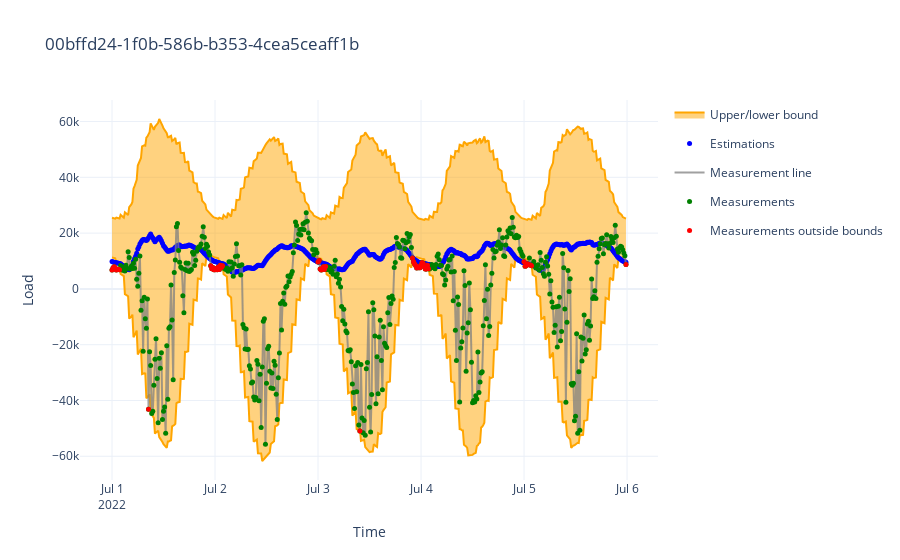
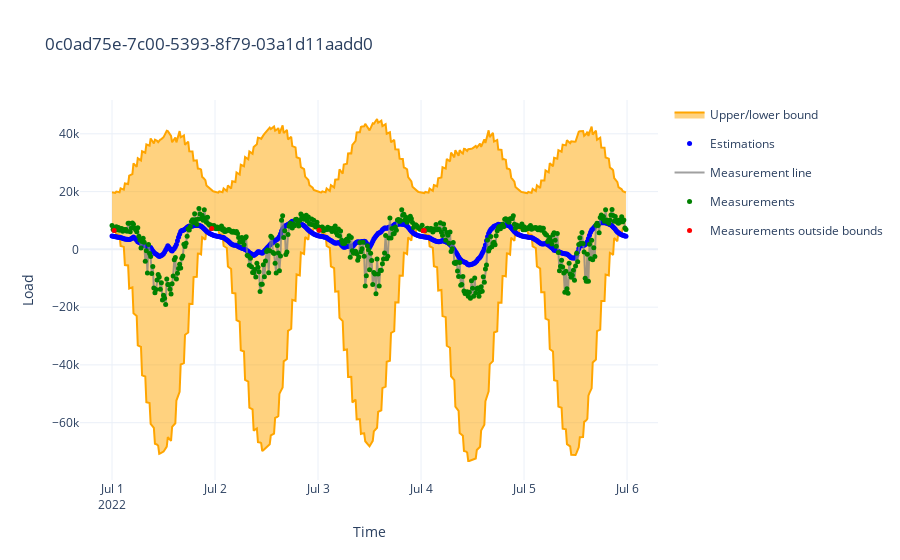
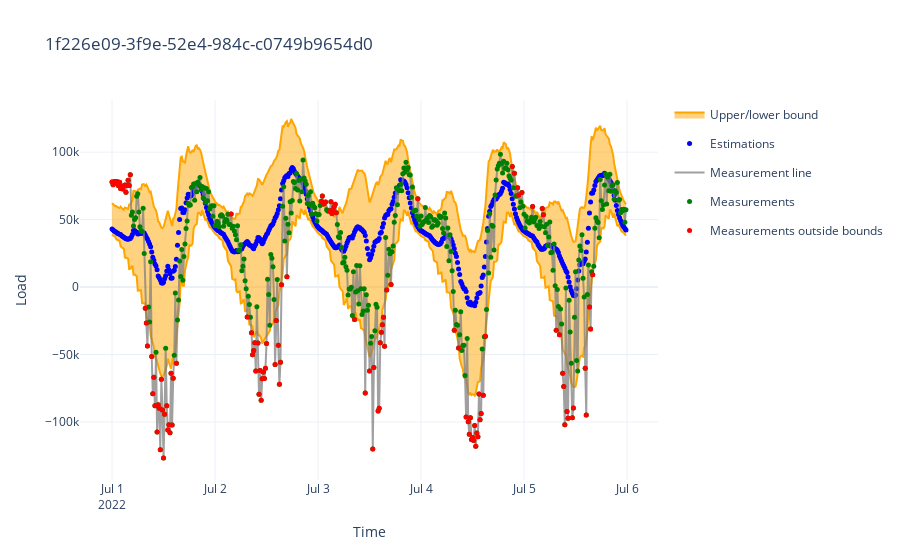
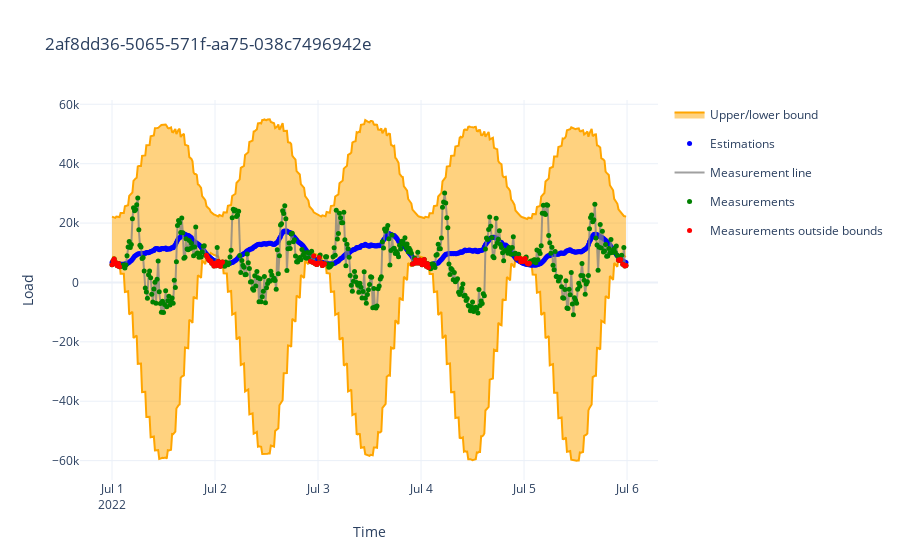

Here is the notebook cell these charts were saved with, in order:
### Code cell
# Plot held out test set
for mrid in TEST_MRIDS:
    test_single_mrid_model(mrid, linreg_model, do_plot=True, days_to_plot=DAYS_TO_PLOT)

### Figure 1 — Plotly figure (JSON) as saved in the notebook; plotly's stock layout.template omitted (floating-point values rounded to 4 significant figures; data arrays with more than 128 entries replaced by an {"elided": "..."} marker saying what was removed)
{"data": [{"legendgroup": "bound", "line": {"color": "orange"}, "mode": "lines", "name": "Lower bound", "showlegend": false, "type": "scatter", "x": {"elided": "480 str values"}, "y": {"elided": "480 float values"}}, {"fill": "tonexty", "legendgroup": "bound", "line": {"color": "orange"}, "mode": "lines", "name": "Upper/lower bound", "opacity": 0.1, "type": "scatter", "x": {"elided": "480 str values"}, "y": {"elided": "480 float values"}}, {"marker": {"color": "blue", "size": 5}, "mode": "markers", "name": "Estimations", "type": "scatter", "x": {"elided": "480 str values"}, "y": {"elided": "480 float values"}}, {"line": {"color": "grey"}, "mode": "lines", "name": "Measurement line", "opacity": 0.75, "type": "scatter", "x": {"elided": "480 str values"}, "y": {"elided": "480 float values"}}, {"marker": {"color": "green", "size": 5}, "mode": "markers", "name": "Measurements", "type": "scatter", "x": {"elided": "480 str values"}, "y": {"elided": "480 float values"}}, {"marker": {"color": "red", "size": 5}, "mode": "markers", "name": "Measurements outside bounds", "type": "scatter", "x": ["2022-07-01T00:00:00+00:00", "2022-07-01T00:15:00+00:00", "2022-07-01T00:30:00+00:00", "2022-07-01T00:45:00+00:00", "2022-07-01T01:00:00+00:00", "2022-07-01T01:15:00+00:00", "2022-07-01T01:30:00+00:00", "2022-07-01T01:45:00+00:00", "2022-07-01T08:30:00+00:00", "2022-07-01T23:00:00+00:00", "2022-07-01T23:15:00+00:00", "2022-07-01T23:30:00+00:00", "2022-07-01T23:45:00+00:00", "2022-07-02T00:00:00+00:00", "2022-07-02T00:15:00+00:00", "2022-07-02T00:30:00+00:00", "2022-07-02T00:45:00+00:00", "2022-07-02T01:00:00+00:00", "2022-07-02T01:15:00+00:00", "2022-07-02T01:30:00+00:00", "2022-07-02T01:45:00+00:00", "2022-07-03T00:00:00+00:00", "2022-07-03T00:15:00+00:00", "2022-07-03T00:30:00+00:00", "2022-07-03T00:45:00+00:00", "2022-07-03T01:00:00+00:00", "2022-07-03T01:15:00+00:00", "2022-07-03T01:30:00+00:00", "2022-07-03T01:45:00+00:00", "2022-07-03T09:45:00+00:00", "2022-07-03T22:00:00+00:00", "2022-07-03T22:15:00+00:00", "2022-07-03T22:30:00+00:00", "2022-07-03T22:45:00+00:00", "2022-07-03T23:00:00+00:00", "2022-07-03T23:15:00+00:00", "2022-07-03T23:30:00+00:00", "2022-07-03T23:45:00+00:00", "2022-07-04T00:00:00+00:00", "2022-07-04T00:15:00+00:00", "2022-07-04T00:30:00+00:00", "2022-07-04T00:45:00+00:00", "2022-07-04T01:00:00+00:00", "2022-07-04T01:15:00+00:00", "2022-07-04T01:30:00+00:00", "2022-07-04T01:45:00+00:00", "2022-07-05T00:00:00+00:00", "2022-07-05T00:15:00+00:00", "2022-07-05T00:30:00+00:00", "2022-07-05T00:45:00+00:00", "2022-07-05T01:00:00+00:00", "2022-07-05T01:30:00+00:00", "2022-07-05T01:45:00+00:00", "2022-07-05T23:45:00+00:00"], "y": [6779.0, 7613.0, 7933.0, 7489.0, 6819.0, 6982.0, 7009.0, 6902.0, -43130.0, 8282.0, 7230.0, 7713.0, 6900.0, 6833.0, 7296.0, 6897.0, 7894.0, 6972.0, 8443.0, 7671.0, 8343.0, 9661.0, 10160.0, 7169.0, 6758.0, 7200.0, 7951.0, 6920.0, 8067.0, -50940.0, 11070.0, 9732.0, 8968.0, 8361.0, 7499.0, 7959.0, 7619.0, 7585.0, 8573.0, 9467.0, 9090.0, 7965.0, 7155.0, 7127.0, 8465.0, 7184.0, 9726.0, 8155.0, 8307.0, 8979.0, 8792.0, 8551.0, 8343.0, 8735.0]}], "layout": {"title": {"text": "00bffd24-1f0b-586b-b353-4cea5ceaff1b"}, "xaxis": {"title": {"text": "Time"}}, "yaxis": {"title": {"text": "Load"}}}}

### Figure 2 — Plotly figure (JSON) as saved in the notebook; plotly's stock layout.template omitted (floating-point values rounded to 4 significant figures; data arrays with more than 128 entries replaced by an {"elided": "..."} marker saying what was removed)
{"data": [{"legendgroup": "bound", "line": {"color": "orange"}, "mode": "lines", "name": "Lower bound", "showlegend": false, "type": "scatter", "x": {"elided": "480 str values"}, "y": {"elided": "480 float values"}}, {"fill": "tonexty", "legendgroup": "bound", "line": {"color": "orange"}, "mode": "lines", "name": "Upper/lower bound", "opacity": 0.1, "type": "scatter", "x": {"elided": "480 str values"}, "y": {"elided": "480 float values"}}, {"marker": {"color": "blue", "size": 5}, "mode": "markers", "name": "Estimations", "type": "scatter", "x": {"elided": "480 str values"}, "y": {"elided": "480 float values"}}, {"line": {"color": "grey"}, "mode": "lines", "name": "Measurement line", "opacity": 0.75, "type": "scatter", "x": {"elided": "480 str values"}, "y": {"elided": "480 float values"}}, {"marker": {"color": "green", "size": 5}, "mode": "markers", "name": "Measurements", "type": "scatter", "x": {"elided": "480 str values"}, "y": {"elided": "480 float values"}}, {"marker": {"color": "red", "size": 5}, "mode": "markers", "name": "Measurements outside bounds", "type": "scatter", "x": ["2022-07-01T00:30:00+00:00", "2022-07-01T23:15:00+00:00", "2022-07-03T00:15:00+00:00", "2022-07-04T00:30:00+00:00", "2022-07-04T00:45:00+00:00"], "y": [6528.0, 7214.0, 6602.0, 6482.0, 6492.0]}], "layout": {"title": {"text": "0c0ad75e-7c00-5393-8f79-03a1d11aadd0"}, "xaxis": {"title": {"text": "Time"}}, "yaxis": {"title": {"text": "Load"}}}}

### Figure 3 — Plotly figure (JSON) as saved in the notebook; plotly's stock layout.template omitted (floating-point values rounded to 4 significant figures; data arrays with more than 128 entries replaced by an {"elided": "..."} marker saying what was removed)
{"data": [{"legendgroup": "bound", "line": {"color": "orange"}, "mode": "lines", "name": "Lower bound", "showlegend": false, "type": "scatter", "x": {"elided": "480 str values"}, "y": {"elided": "480 float values"}}, {"fill": "tonexty", "legendgroup": "bound", "line": {"color": "orange"}, "mode": "lines", "name": "Upper/lower bound", "opacity": 0.1, "type": "scatter", "x": {"elided": "480 str values"}, "y": {"elided": "480 float values"}}, {"marker": {"color": "blue", "size": 5}, "mode": "markers", "name": "Estimations", "type": "scatter", "x": {"elided": "480 str values"}, "y": {"elided": "480 float values"}}, {"line": {"color": "grey"}, "mode": "lines", "name": "Measurement line", "opacity": 0.75, "type": "scatter", "x": {"elided": "480 str values"}, "y": {"elided": "480 float values"}}, {"marker": {"color": "green", "size": 5}, "mode": "markers", "name": "Measurements", "type": "scatter", "x": {"elided": "480 str values"}, "y": {"elided": "480 float values"}}, {"marker": {"color": "red", "size": 5}, "mode": "markers", "name": "Measurements outside bounds", "type": "scatter", "x": {"elided": "131 str values"}, "y": {"elided": "131 float values"}}], "layout": {"title": {"text": "1f226e09-3f9e-52e4-984c-c0749b9654d0"}, "xaxis": {"title": {"text": "Time"}}, "yaxis": {"title": {"text": "Load"}}}}

### Figure 4 — Plotly figure (JSON) as saved in the notebook; plotly's stock layout.template omitted (floating-point values rounded to 4 significant figures; data arrays with more than 128 entries replaced by an {"elided": "..."} marker saying what was removed)
{"data": [{"legendgroup": "bound", "line": {"color": "orange"}, "mode": "lines", "name": "Lower bound", "showlegend": false, "type": "scatter", "x": {"elided": "480 str values"}, "y": {"elided": "480 float values"}}, {"fill": "tonexty", "legendgroup": "bound", "line": {"color": "orange"}, "mode": "lines", "name": "Upper/lower bound", "opacity": 0.1, "type": "scatter", "x": {"elided": "480 str values"}, "y": {"elided": "480 float values"}}, {"marker": {"color": "blue", "size": 5}, "mode": "markers", "name": "Estimations", "type": "scatter", "x": {"elided": "480 str values"}, "y": {"elided": "480 float values"}}, {"line": {"color": "grey"}, "mode": "lines", "name": "Measurement line", "opacity": 0.75, "type": "scatter", "x": {"elided": "480 str values"}, "y": {"elided": "480 float values"}}, {"marker": {"color": "green", "size": 5}, "mode": "markers", "name": "Measurements", "type": "scatter", "x": {"elided": "480 str values"}, "y": {"elided": "480 float values"}}, {"marker": {"color": "red", "size": 5}, "mode": "markers", "name": "Measurements outside bounds", "type": "scatter", "x": ["2022-07-01T00:00:00+00:00", "2022-07-01T00:15:00+00:00", "2022-07-01T00:30:00+00:00", "2022-07-01T00:45:00+00:00", "2022-07-01T01:00:00+00:00", "2022-07-01T01:15:00+00:00", "2022-07-01T01:30:00+00:00", "2022-07-01T01:45:00+00:00", "2022-07-01T22:00:00+00:00", "2022-07-01T22:15:00+00:00", "2022-07-01T22:30:00+00:00", "2022-07-01T22:45:00+00:00", "2022-07-01T23:00:00+00:00", "2022-07-01T23:15:00+00:00", "2022-07-01T23:30:00+00:00", "2022-07-01T23:45:00+00:00", "2022-07-02T00:00:00+00:00", "2022-07-02T00:15:00+00:00", "2022-07-02T00:45:00+00:00", "2022-07-02T01:00:00+00:00", "2022-07-02T01:15:00+00:00", "2022-07-02T01:30:00+00:00", "2022-07-02T01:45:00+00:00", "2022-07-02T22:15:00+00:00", "2022-07-02T22:45:00+00:00", "2022-07-02T23:00:00+00:00", "2022-07-02T23:15:00+00:00", "2022-07-02T23:30:00+00:00", "2022-07-02T23:45:00+00:00", "2022-07-03T00:00:00+00:00", "2022-07-03T00:15:00+00:00", "2022-07-03T00:45:00+00:00", "2022-07-03T01:00:00+00:00", "2022-07-03T01:15:00+00:00", "2022-07-03T01:30:00+00:00", "2022-07-03T22:00:00+00:00", "2022-07-03T22:15:00+00:00", "2022-07-03T22:45:00+00:00", "2022-07-03T23:00:00+00:00", "2022-07-03T23:30:00+00:00", "2022-07-03T23:45:00+00:00", "2022-07-04T00:00:00+00:00", "2022-07-04T00:15:00+00:00", "2022-07-04T00:30:00+00:00", "2022-07-04T00:45:00+00:00", "2022-07-04T01:00:00+00:00", "2022-07-04T01:15:00+00:00", "2022-07-04T01:30:00+00:00", "2022-07-04T01:45:00+00:00", "2022-07-04T22:15:00+00:00", "2022-07-04T23:00:00+00:00", "2022-07-04T23:15:00+00:00", "2022-07-04T23:30:00+00:00", "2022-07-04T23:45:00+00:00", "2022-07-05T00:00:00+00:00", "2022-07-05T00:15:00+00:00", "2022-07-05T00:45:00+00:00", "2022-07-05T01:00:00+00:00", "2022-07-05T01:15:00+00:00", "2022-07-05T22:00:00+00:00", "2022-07-05T22:15:00+00:00", "2022-07-05T22:30:00+00:00", "2022-07-05T23:00:00+00:00", "2022-07-05T23:30:00+00:00", "2022-07-05T23:45:00+00:00"], "y": [5978.0, 7337.0, 7910.0, 6922.0, 6137.0, 5652.0, 6383.0, 5261.0, 9154.0, 8452.0, 7760.0, 7320.0, 7199.0, 6504.0, 6481.0, 5573.0, 6484.0, 5641.0, 7018.0, 5937.0, 5448.0, 6552.0, 6910.0, 7106.0, 6783.0, 8950.0, 6500.0, 6255.0, 6089.0, 6525.0, 8402.0, 6670.0, 5753.0, 5928.0, 6343.0, 6246.0, 6328.0, 7678.0, 6543.0, 6546.0, 7544.0, 7293.0, 6006.0, 6561.0, 7748.0, 6435.0, 5492.0, 6262.0, 5007.0, 8112.0, 8156.0, 6998.0, 7704.0, 7030.0, 7368.0, 8078.0, 6506.0, 6228.0, 6502.0, 7575.0, 7394.0, 7702.0, 6111.0, 5525.0, 5720.0]}], "layout": {"title": {"text": "2af8dd36-5065-571f-aa75-038c7496942e"}, "xaxis": {"title": {"text": "Time"}}, "yaxis": {"title": {"text": "Load"}}}}
